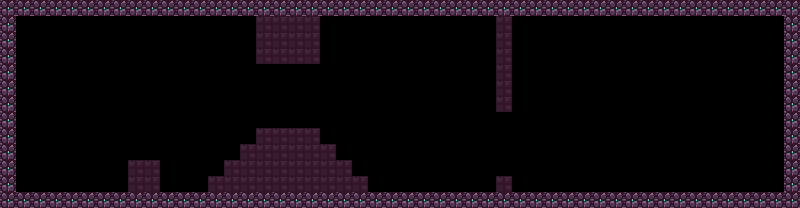

This is a level from a 2D game, rendered from its Tiled map with the project's own tilesets. A one-line summary and the complete map file follow:
An orthogonal 50x13 tile map with 16x16 px tiles, 1 tile layer (Tiles) and 15 objects (12x object, 2x enemy, player).

<map version="1.10" tiledversion="1.11.2" orientation="orthogonal" renderorder="right-down" width="50" height="13" tilewidth="16" tileheight="16" infinite="0" nextlayerid="4" nextobjectid="94">
 <editorsettings>
  <export format="csv" />
 </editorsettings>
 <tileset firstgid="1" name="testRocks" tilewidth="16" tileheight="16" tilecount="30" columns="6">
  <image source="../../res/tiles/tsheet.bmp" width="96" height="80" />
 </tileset>
 <layer id="1" name="Tiles" width="50" height="13">
  <properties>
   <property name="backColor" type="int" value="1" />
  </properties>
  <data encoding="csv">
22,22,22,22,22,22,22,22,22,22,22,22,22,22,22,22,22,22,22,22,22,22,22,22,22,22,22,22,22,22,22,22,22,22,22,22,22,22,22,22,22,22,22,22,22,22,22,22,22,22,
22,0,0,0,0,0,0,0,0,0,0,0,0,0,0,0,7,7,7,7,0,0,0,0,0,0,0,0,0,0,0,7,0,0,0,0,0,0,0,0,0,0,0,0,0,0,0,0,0,22,
22,0,0,0,0,0,0,0,0,0,0,0,0,0,0,0,7,7,7,7,0,0,0,0,0,0,0,0,0,0,0,7,0,0,0,0,0,0,0,0,0,0,0,0,0,0,0,0,0,22,
22,0,0,0,0,0,0,0,0,0,0,0,0,0,0,0,7,7,7,7,0,0,0,0,0,0,0,0,0,0,0,7,0,0,0,0,0,0,0,0,0,0,0,0,0,0,0,0,0,22,
22,0,0,0,0,0,0,0,0,0,0,0,0,0,0,0,0,0,0,0,0,0,0,0,0,0,0,0,0,0,0,7,0,0,0,0,0,0,0,0,0,0,0,0,0,0,0,0,0,22,
22,0,0,0,0,0,0,0,0,0,0,0,0,0,0,0,0,0,0,0,0,0,0,0,0,0,0,0,0,0,0,7,0,0,0,0,0,0,0,0,0,0,0,0,0,0,0,0,0,22,
22,0,0,0,0,0,0,0,0,0,0,0,0,0,0,0,0,0,0,0,0,0,0,0,0,0,0,0,0,0,0,7,0,0,0,0,0,0,0,0,0,0,0,0,0,0,0,0,0,22,
22,0,0,0,0,0,0,0,0,0,0,0,0,0,0,0,0,0,0,0,0,0,0,0,0,0,0,0,0,0,0,0,0,0,0,0,0,0,0,0,0,0,0,0,0,0,0,0,0,22,
22,0,0,0,0,0,0,0,0,0,0,0,0,0,0,0,7,7,7,7,0,0,0,0,0,0,0,0,0,0,0,0,0,0,0,0,0,0,0,0,0,0,0,0,0,0,0,0,0,22,
22,0,0,0,0,0,0,0,0,0,0,0,0,0,0,7,7,7,7,7,7,0,0,0,0,0,0,0,0,0,0,0,0,0,0,0,0,0,0,0,0,0,0,0,0,0,0,0,0,22,
22,0,0,0,0,0,0,0,7,7,0,0,0,0,7,7,7,7,7,7,7,7,0,0,0,0,0,0,0,0,0,0,0,0,0,0,0,0,0,0,0,0,0,0,0,0,0,0,0,22,
22,0,0,0,0,0,0,0,7,7,0,0,0,7,7,7,7,7,7,7,7,7,7,0,0,0,0,0,0,0,0,7,0,0,0,0,0,0,0,0,0,0,0,0,0,0,0,0,0,22,
22,22,22,22,22,22,22,22,22,22,22,22,22,22,22,22,22,22,22,22,22,22,22,22,22,22,22,22,22,22,22,22,22,22,22,22,22,22,22,22,22,22,22,22,22,22,22,22,22,22
</data>
 </layer>
 <objectgroup draworder="index" id="2" name="Objects">
  <object id="1" name="player1" type="player" x="128" y="64" width="12" height="30">
   <properties>
    <property name="dir" type="int" value="0" />
   </properties>
  </object>
  <object id="79" name="gem" type="object" x="368" y="80">
   <properties>
    <property name="dir" type="int" value="0" />
   </properties>
  </object>
  <object id="80" name="stone" type="object" x="608" y="176" width="16" height="16">
   <properties>
    <property name="dir" type="int" value="0" />
   </properties>
  </object>
  <object id="81" name="stone" type="object" x="624" y="176" width="16" height="16">
   <properties>
    <property name="dir" type="int" value="0" />
   </properties>
  </object>
  <object id="82" name="stone" type="object" x="640" y="176" width="16" height="16">
   <properties>
    <property name="dir" type="int" value="0" />
   </properties>
  </object>
  <object id="83" name="stone" type="object" x="656" y="176" width="16" height="16">
   <properties>
    <property name="dir" type="int" value="0" />
   </properties>
  </object>
  <object id="84" name="stone" type="object" x="672" y="176" width="16" height="16">
   <properties>
    <property name="dir" type="int" value="0" />
   </properties>
  </object>
  <object id="85" name="stone" type="object" x="688" y="176" width="16" height="16">
   <properties>
    <property name="dir" type="int" value="0" />
   </properties>
  </object>
  <object id="86" name="stone" type="object" x="704" y="176" width="16" height="16">
   <properties>
    <property name="dir" type="int" value="0" />
   </properties>
  </object>
  <object id="87" name="stone" type="object" x="704" y="160" width="16" height="16">
   <properties>
    <property name="dir" type="int" value="0" />
   </properties>
  </object>
  <object id="88" name="stone" type="object" x="704" y="144" width="16" height="16">
   <properties>
    <property name="dir" type="int" value="0" />
   </properties>
  </object>
  <object id="89" name="stone" type="object" x="704" y="128" width="16" height="16">
   <properties>
    <property name="dir" type="int" value="0" />
   </properties>
  </object>
  <object id="90" name="stone" type="object" x="704" y="112" width="16" height="16">
   <properties>
    <property name="dir" type="int" value="0" />
   </properties>
  </object>
 </objectgroup>
 <objectgroup id="3" name="Enemies">
  <object id="91" name="ptero" type="enemy" x="448" y="128">
   <properties>
    <property name="dir" type="int" value="1" />
   </properties>
  </object>
  <object id="92" name="raptor" type="enemy" x="48" y="96" width="50" height="30">
   <properties>
    <property name="dir" type="int" value="1" />
   </properties>
  </object>
 </objectgroup>
</map>
